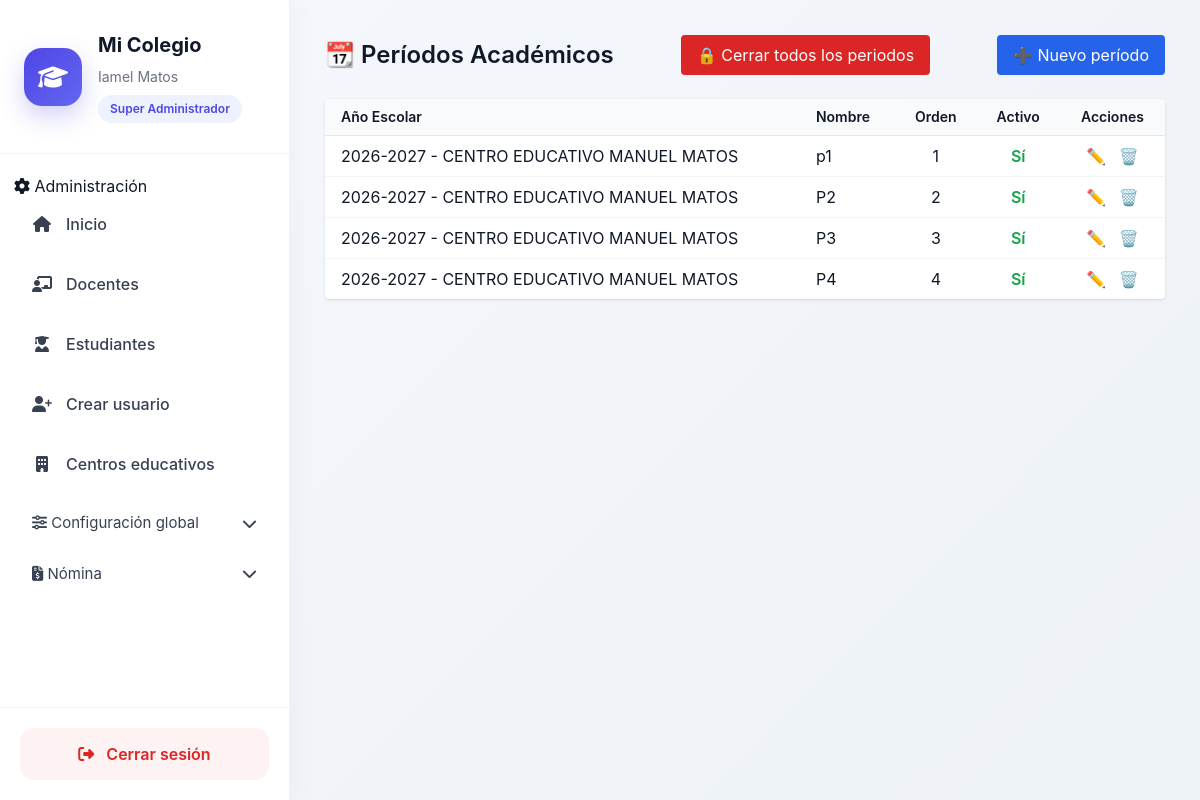
Screenshot of /academico/periodos/ (signed in) with the database file from the repository.
### usuarios/models.py (models this page shows, shortened)
class Usuario(AbstractBaseUser, PermissionsMixin):
    ROLES = (
        ('superadmin', 'Super Administrador'),
        ('admin', 'Administrador'),
        ('secretaria', 'Secretaria'),
        ('docente', 'Docente'),
        ('estudiante', 'Estudiante'),
        ('director', 'Director'),
    )
    username = models.CharField(max_length=100, unique=True)
    email = models.EmailField(unique=True)
    first_name = models.CharField("Nombres", max_length=150)
    last_name = models.CharField("Apellidos", max_length=150)
    rol = models.CharField(
        max_length=20,
        choices=ROLES,
    )
    is_active = models.BooleanField(default=True)
    is_staff = models.BooleanField(default=False)
    fecha_creacion = models.DateTimeField(auto_now_add=True)
    objects = UsuarioManager()
    USERNAME_FIELD = "username"
    REQUIRED_FIELDS = ["email", "first_name", "last_name"]
    def get_full_name(self):
        return f"{self.first_name} {self.last_name}".strip()

### academico/models.py (models this page shows, shortened)
class Periodo(models.Model):
    centro = models.ForeignKey('core.CentroEducativo', on_delete=models.CASCADE)
    anio_escolar = models.ForeignKey('core.AnioEscolar', on_delete=models.CASCADE)
    nombre = models.CharField(max_length=20)  # P1, P2...
    orden = models.PositiveIntegerField()
    activo = models.BooleanField(default=True)
    es_completivo = models.BooleanField(default=False)
    cerrado = models.BooleanField(default=False)
    fecha_cierre = models.DateField(null=True, blank=True)
    class Meta:
        ordering = ['orden']

### core/models.py (models this page shows, shortened)
class AnioEscolar(models.Model):
    centro = models.ForeignKey(
        CentroEducativo,
        on_delete=models.CASCADE
    )
    nombre = models.CharField(max_length=9)  # 2024-2025
    fecha_inicio = models.DateField()
    fecha_fin = models.DateField()
    activo = models.BooleanField(default=False)
    class Meta:
        unique_together = ('centro', 'nombre')
    def __str__(self):
        return f"{self.nombre} - {self.centro.nombre}"

class CentroEducativo(models.Model):
    nombre = models.CharField(max_length=255)
    codigo_minerd = models.CharField(max_length=50, unique=True)
    direccion = models.TextField(blank=True)
    telefono = models.CharField(max_length=20, blank=True)
    email = models.EmailField(blank=True)
    activo = models.BooleanField(default=True)
    fecha_creacion = models.DateTimeField(auto_now_add=True)

### academico/views.py (the view)
# urls.py: path('periodos/', views.periodo_list, name='periodo_list'),
def periodo_list(request):
    centro = get_centro_activo(request)
    periodos = Periodo.objects.filter(
        centro=centro
    ).select_related('anio_escolar')
    return render(request, 'academico/periodo_list.html', {
        'periodos': periodos
    })

### academico/views.py (called while the page is built, shortened)
def get_centro_activo(request):
    user = request.user
    if not user.is_authenticated:
        return None
    if user.rol == 'superadmin':
        centro_id = request.session.get('centro_id')
        if not centro_id:
            return None
        return CentroEducativo.objects.filter(id=centro_id).first()

### core/context_processors.py (called while the page is built)
def configuracion_centro(request):
    centro_id = request.session.get('centro_id')
    configuracion = None
    if centro_id:
        try:
            configuracion = ConfiguracionCentro.objects.get(
                centro_id=centro_id
            )
        except ConfiguracionCentro.DoesNotExist:
            pass
    return {
        'configuracion': configuracion
    }

### academico/templates/academico/periodo_list.html (shortened to what this page needs)
{% extends "home.html" %}
{% block content %}
<div class="max-w-6xl mx-auto">
    <div class="flex justify-between items-center mb-6">
        <h2 class="text-2xl font-semibold">📆 Períodos Académicos</h2>
<a href="{% url 'cerrar_todos_periodos' %}"
   class="bg-red-600 text-white px-4 py-2 rounded hover:bg-red-700">
    🔒 Cerrar todos los periodos
</a>
        <a href="{% url 'periodo_create' %}"
           class="bg-blue-600 text-white px-4 py-2 rounded hover:bg-blue-700">
            ➕ Nuevo período
        </a>
    </div>
    <div class="bg-white shadow rounded overflow-hidden">
        <table class="min-w-full divide-y divide-gray-200">
            <thead class="bg-gray-50">
                <tr>
                    <th class="px-4 py-2 text-left text-sm font-semibold">Año Escolar</th>
                    <th class="px-4 py-2 text-left text-sm font-semibold">Nombre</th>
                    <th class="px-4 py-2 text-center text-sm font-semibold">Orden</th>
                    <th class="px-4 py-2 text-center text-sm font-semibold">Activo</th>
                    <th class="px-4 py-2 text-center text-sm font-semibold">Acciones</th>
                </tr>
            </thead>
            <tbody class="divide-y divide-gray-100">
                {% for p in periodos %}
                <tr>
                    <td class="px-4 py-2">{{ p.anio_escolar }}</td>
                    <td class="px-4 py-2">{{ p.nombre }}</td>
                    <td class="px-4 py-2 text-center">{{ p.orden }}</td>
                    <td class="px-4 py-2 text-center">
                        {% if p.activo %}
                            <span class="text-green-600 font-semibold">Sí</span>
                        {% else %}
                            <span class="text-red-600 font-semibold">No</span>
                        {% endif %}
                    </td>
                    <td class="px-4 py-2 text-center space-x-2">
                        <a href="{% url 'periodo_update' p.id %}"
                           class="text-blue-600 hover:underline">
                            ✏️
                        </a>
                        <button onclick="confirmarEliminacion({{ p.id }}, '{{ p.nombre }}')"
                                class="text-red-600 hover:underline">
                            🗑️
                        </button>
                    </td>
                </tr>
                {% empty %}
                <tr>
                    <td colspan="5" class="px-4 py-4 text-center text-gray-500">
                        No hay períodos registrados
                    </td>
                </tr>
                {% endfor %}
            </tbody>
        </table>
    </div>
</div>
{% endblock %}

### core/templates/home.html (shortened to what this page needs)
<!DOCTYPE html>
<html lang="es">
  {% load static %}
  <head>
    <script src="https://cdn.tailwindcss.com"></script>
    <link rel="stylesheet" href="https://cdnjs.cloudflare.com/ajax/libs/font-awesome/6.5.0/css/all.min.css" />
    <link rel="stylesheet" href="{% static 'css/dashboard.css' %}" />
  </head>
  <body class="dashboard-body">
    <div class="dashboard-layout">
      <aside class="sidebar">
        <div class="sidebar-header">
          <div class="sidebar-logo">
            <i class="fas fa-graduation-cap"></i>
          </div>
          <div>
            <h1 class="sidebar-title">Mi Colegio</h1>
            <p class="sidebar-user">{{ request.user.get_full_name }}</p>
            <span class="sidebar-role">{{ request.user.get_rol_display }}</span>
          </div>
        </div>
        <nav class="sidebar-nav">
          {% if request.user.is_authenticated %}
            {% if request.user.rol == 'admin' or request.user.rol == 'superadmin' or request.user.is_superuser %}
              <div class="sidebar-section">
                <span>
                  <i class="fas fa-cog"></i>
                  Administración
                </span>
              </div>
              <a href="{% url 'core:home' %}" class="sidebar-link">
                <i class="fas fa-home"></i>
                <span>Inicio</span>
              </a>
              <a href="{% url 'docente_list' %}" class="sidebar-link">
                <i class="fas fa-chalkboard-teacher"></i>
                <span>Docentes</span>
              </a>
              <a href="{% url 'estudiante_list' %}" class="sidebar-link">
                <i class="fas fa-user-graduate"></i>
                <span>Estudiantes</span>
              </a>
              <a href="{% url 'usuarios:crear_miembro' %}" class="sidebar-link">
                <i class="fas fa-user-plus"></i>
                <span>Crear usuario</span>
              </a>
              <a href="{% url 'core:centro_list' %}" class="sidebar-link">
                <i class="fas fa-building"></i>
                <span>Centros educativos</span>
              </a>
              <button type="button" onclick="toggleMenu('menu-configuracion')" class="menu-toggle">
                <div>
                  <i class="fas fa-sliders"></i>
                  <span>Configuración global</span>
                </div>
                <i class="fas fa-chevron-down"></i>
              </button>
            {% endif %}
{% if configuracion and configuracion.modulo_nomina %}
<button type="button"
        onclick="toggleMenu('menu-nomina')"
        class="menu-toggle">
    <div>
        <i class="fas fa-file-invoice-dollar"></i>
        <span>Nómina</span>
    </div>
    <i class="fas fa-chevron-down"></i>
</button>
{% endif %}
          {% endif %}
        </nav>
        <div class="sidebar-footer">
          <a href="{% url 'usuarios:logout' %}" class="logout-btn">
            <i class="fas fa-sign-out-alt"></i>
            <span>Cerrar sesión</span>
          </a>
        </div>
      </aside>
      <main class="main-content">
        {% block content %}
        {% endblock %}
      </main>
    </div>
  </body>
</html>

### static/css/dashboard.css (style rules this page uses)
body.dashboard-body { margin: 0; background: linear-gradient( 135deg, #f5f7fb, #edf2f7 ); font-family: "Inter", sans-serif; color: #111827; }
.dashboard-layout { display: flex; min-height: 100vh; }
.sidebar { width: 290px; background: #ffffff; border-right: 1px solid #edf2f7; display: flex; flex-direction: column; justify-content: space-between; box-shadow: 0 0 30px rgba(0,0,0,.04); }
.sidebar-header { padding: 30px 24px; border-bottom: 1px solid #f1f5f9; display: flex; gap: 16px; align-items: center; }
.sidebar-logo { width: 58px; height: 58px; border-radius: 18px; background: linear-gradient( 135deg, #4f46e5, #6366f1 ); display: flex; align-items: center; justify-content: center; color: white; font-size: 24px; box-shadow: 0 10px 25px rgba(79,70,229,.25); }
.sidebar-title { font-size: 20px; font-weight: 700; margin: 0; }
.sidebar-user { margin-top: 6px; font-size: 14px; color: #6b7280; }
.sidebar-role { display: inline-block; margin-top: 8px; background: #eef2ff; color: #4f46e5; padding: 5px 12px; border-radius: 999px; font-size: 12px; font-weight: 600; }
.sidebar-nav { padding: 20px 14px; flex: 1; overflow-y: auto; }
.sidebar-link { display: flex; align-items: center; gap: 14px; padding: 14px 18px; border-radius: 14px; text-decoration: none; color: #374151; margin-bottom: 8px; transition: all .25s ease; font-weight: 500; }
.sidebar-link i { width: 20px; text-align: center; }
.menu-toggle { width: 100%; border: none; background: transparent; display: flex; justify-content: space-between; align-items: center; padding: 14px 18px; border-radius: 14px; cursor: pointer; color: #374151; font-size: 15px; transition: all .25s ease; }
.sidebar-footer { padding: 20px; border-top: 1px solid #f1f5f9; }
.logout-btn { display: flex; align-items: center; justify-content: center; gap: 12px; background: #fef2f2; color: #dc2626; text-decoration: none; padding: 14px; border-radius: 14px; font-weight: 600; transition: all .25s ease; }
.main-content { flex: 1; padding: 35px; overflow-y: auto; }

### rows the page displays
Usuario: user.get_full_name "Iamel Matos", user.rol "Super Administrador"
Periodo: anio_escolar "2026-2027 - CENTRO EDUCATIVO MANUEL MATOS", nombre "p1", orden "1", activo "Sí"
Periodo: anio_escolar "2026-2027 - CENTRO EDUCATIVO MANUEL MATOS", nombre "P2", orden "2", activo "Sí"
Periodo: anio_escolar "2026-2027 - CENTRO EDUCATIVO MANUEL MATOS", nombre "P3", orden "3", activo "Sí"
Periodo: anio_escolar "2026-2027 - CENTRO EDUCATIVO MANUEL MATOS", nombre "P4", orden "4", activo "Sí"
